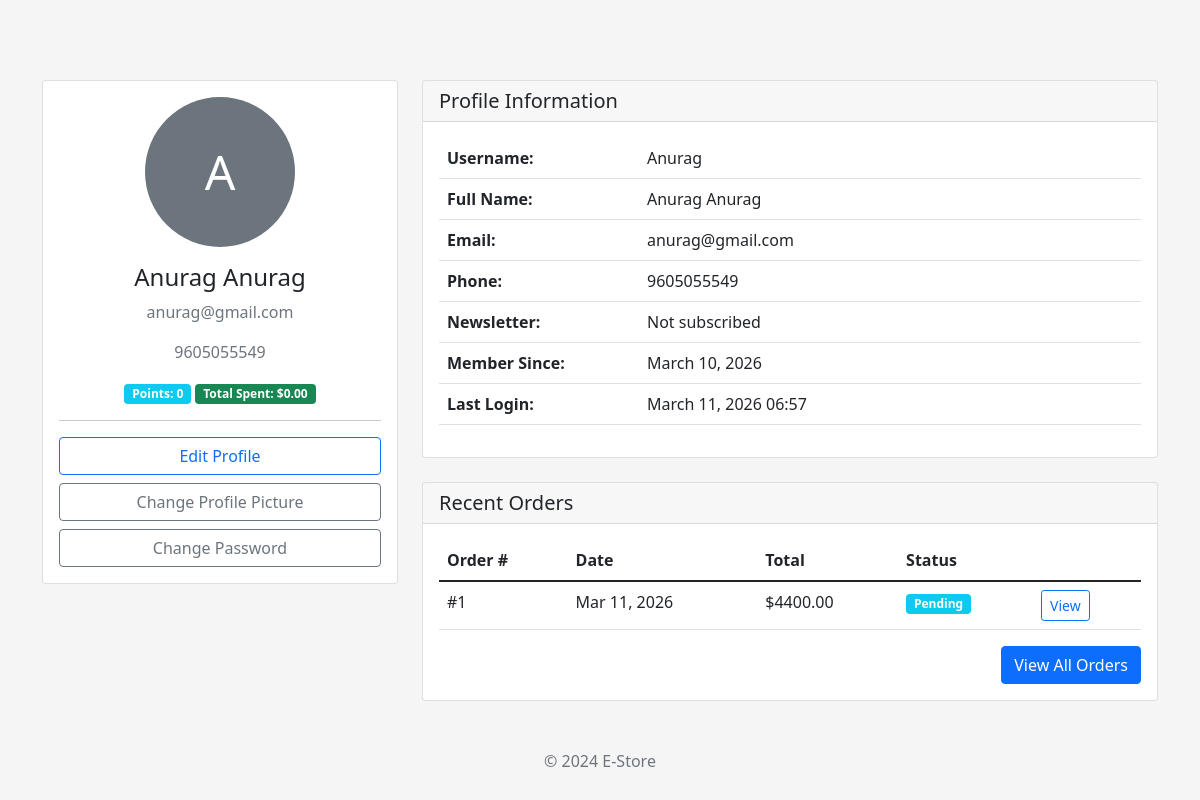
/accounts/profile/ (signed in), run on the app's committed database.
### accounts/models.py (models this page shows, shortened)
class Profile(models.Model):
    user = models.OneToOneField(User, on_delete=models.CASCADE, related_name='profile')
    phone = models.CharField(max_length=20, blank=True)
    birth_date = models.DateField(null=True, blank=True)
    profile_image = models.ImageField(upload_to='profiles/', blank=True, null=True)
    newsletter_subscription = models.BooleanField(default=False)
    order_updates = models.BooleanField(default=True)
    total_spent = models.DecimalField(max_digits=10, decimal_places=2, default=0)
    loyalty_points = models.IntegerField(default=0)
    created_at = models.DateTimeField(auto_now_add=True)
    updated_at = models.DateTimeField(auto_now=True)

### orders/models.py (models this page shows, shortened)
class Order(models.Model):
    STATUS_CHOICES = [
        ('pending', 'Pending'),
        ('processing', 'Processing'),
        ('shipped', 'Shipped'),
        ('delivered', 'Delivered'),
        ('cancelled', 'Cancelled'),
    ]
    PAYMENT_STATUS_CHOICES = [
        ('pending', 'Pending'),
        ('paid', 'Paid'),
        ('failed', 'Failed'),
        ('refunded', 'Refunded'),
    ]
    user = models.ForeignKey(settings.AUTH_USER_MODEL, on_delete=models.SET_NULL, null=True, related_name='orders')
    first_name = models.CharField(max_length=100)
    last_name = models.CharField(max_length=100)
    email = models.EmailField()
    phone = models.CharField(max_length=20)
    address = models.CharField(max_length=250)
    address2 = models.CharField(max_length=250, blank=True)
    city = models.CharField(max_length=100)
    state = models.CharField(max_length=100)
    postal_code = models.CharField(max_length=20)
    country = models.CharField(max_length=100)
    status = models.CharField(max_length=20, choices=STATUS_CHOICES, default='pending')
    payment_status = models.CharField(max_length=20, choices=PAYMENT_STATUS_CHOICES, default='pending')
    payment_method = models.CharField(max_length=50, default='cod')
    subtotal = models.DecimalField(max_digits=10, decimal_places=2)
    shipping_cost = models.DecimalField(max_digits=10, decimal_places=2, default=0)
    tax = models.DecimalField(max_digits=10, decimal_places=2, default=0)
    total = models.DecimalField(max_digits=10, decimal_places=2)
    notes = models.TextField(blank=True)
    created_at = models.DateTimeField(auto_now_add=True)
    updated_at = models.DateTimeField(auto_now=True)
    class Meta:
        ordering = ['-created_at']

### accounts/views.py (the view)
# urls.py: path('profile/', views.ProfileView.as_view(), name='profile'),
class ProfileView(LoginRequiredMixin, TemplateView):
    template_name = 'accounts/profile.html'
    def get_context_data(self, **kwargs):
        context = super().get_context_data(**kwargs)
        context['recent_orders'] = Order.objects.filter(
            user=self.request.user
        ).order_by('-created_at')[:5]
        context['profile'] = self.request.user.profile
        return context

### templates/accounts/profile.html (shortened to what this page needs)
{% extends 'accounts/accounts_base.html' %}
{% block content %}
<div class="row">
    <div class="col-md-4">
        <div class="card">
            <div class="card-body text-center">
                <div class="mb-3">
                    {% if profile.profile_image %}
                    <img src="{{ profile.profile_image.url }}" alt="{{ user.username }}"
                         class="rounded-circle img-fluid" style="width: 150px; height: 150px; object-fit: cover;">
                    {% else %}
                    <div class="bg-secondary text-white rounded-circle d-inline-flex align-items-center justify-content-center"
                         style="width: 150px; height: 150px; font-size: 48px;">
                        {{ user.username|first|upper }}
                    </div>
                    {% endif %}
                </div>
                <h4>{{ user.get_full_name|default:user.username }}</h4>
                <p class="text-muted"> {{ user.email }}</p>
                {% if profile.phone %}
                <p class="text-muted"> {{ profile.phone }}</p>
                {% endif %}
                <div class="mt-3">
                    <span class="badge bg-info">Points: {{ profile.loyalty_points }}</span>
                    <span class="badge bg-success">Total Spent: ${{ profile.total_spent }}</span>
                </div>
                <hr>
                <div class="d-grid gap-2">
                    <a href="{% url 'accounts:profile_edit' %}" class="btn btn-outline-primary">Edit Profile</a>
                    <a href="{% url 'accounts:profile_image_upload' %}" class="btn btn-outline-secondary">Change Profile Picture</a>
                    <a href="{% url 'accounts:change_password' %}" class="btn btn-outline-secondary">Change Password</a>
                </div>
            </div>
        </div>
    </div>
    <div class="col-md-8">
        <div class="card mb-4">
            <div class="card-header">
                <h5 class="mb-0">Profile Information</h5>
            </div>
            <div class="card-body">
                <table class="table">
                    <tr>
                        <th style="width: 200px;">Username:</th>
                        <td>{{ user.username }}</td>
                    </tr>
                    <tr>
                        <th>Full Name:</th>
                        <td>{{ user.get_full_name|default:"Not provided" }}</td>
                    </tr>
                    <tr>
                        <th>Email:</th>
                        <td>{{ user.email }}</td>
                    </tr>
                    <tr>
                        <th>Phone:</th>
                        <td>{{ profile.phone|default:"Not provided" }}</td>
                    </tr>
                    <tr>
                        <th>Newsletter:</th>
                        <td>{% if profile.newsletter_subscription %}Subscribed{% else %}Not subscribed{% endif %}</td>
                    </tr>
                    <tr>
                        <th>Member Since:</th>
                        <td>{{ user.date_joined|date:"F d, Y" }}</td>
                    </tr>
                    <tr>
                        <th>Last Login:</th>
                        <td>{{ user.last_login|date:"F d, Y H:i" }}</td>
                    </tr>
                </table>
            </div>
        </div>
        <div class="card">
            <div class="card-header">
                <h5 class="mb-0">Recent Orders</h5>
            </div>
            <div class="card-body">
                {% if recent_orders %}
                <div class="table-responsive">
                    <table class="table">
                        <thead>
                            <tr>
                                <th>Order #</th>
                                <th>Date</th>
                                <th>Total</th>
                                <th>Status</th>
                                <th></th>
                            </tr>
                        </thead>
                        <tbody>
                            {% for order in recent_orders %}
                            <tr>
                                <td>#{{ order.id }}</td>
                                <td>{{ order.created_at|date:"M d, Y" }}</td>
                                <td>${{ order.total }}</td>
                                <td>
                                    <span class="badge {% if order.status == 'delivered' %}bg-success{% elif order.status == 'cancelled' %}bg-danger{% else %}bg-info{% endif %}">
                                        {{ order.get_status_display }}
                                    </span>
                                </td>
                                <td>
                                    <a href="{% url 'orders:order_detail' order.id %}" class="btn btn-sm btn-outline-primary">View</a>
                                </td>
                            </tr>
                            {% empty %}
                            <tr>
                                <td colspan="5" class="text-center">No orders yet.</td>
                            </tr>
                            {% endfor %}
                        </tbody>
                    </table>
                </div>
                <div class="text-end">
                    <a href="{% url 'orders:order_history' %}" class="btn btn-primary">View All Orders</a>
                </div>
                {% else %}
                <p class="text-muted">You haven't placed any orders yet.</p>
                <a href="{% url 'products:product_list' %}" class="btn btn-primary">Start Shopping</a>
                {% endif %}
            </div>
        </div>
    </div>
</div>
{% endblock %}

### templates/accounts/accounts_base.html (style rules this page uses)
body { background:#f5f5f5; }

### data on the page
Profile: phone "9605055549", loyalty_points "0", total_spent "0.00"
Order: id "1", created_at "Mar 11, 2026", total "4400.00", status "Pending"

### other printed values
{{ user.username|first|upper }} "A"
{{ user.get_full_name|default:user.username }} "Anurag Anurag"
{{ user.email }} "anurag@gmail.com"
{{ user.username }} "Anurag"
{{ user.get_full_name|default:"Not provided" }} "Anurag Anurag"
{{ user.date_joined|date:"F d, Y" }} "March 10, 2026"
{{ user.last_login|date:"F d, Y H:i" }} "March 11, 2026 06:57"
